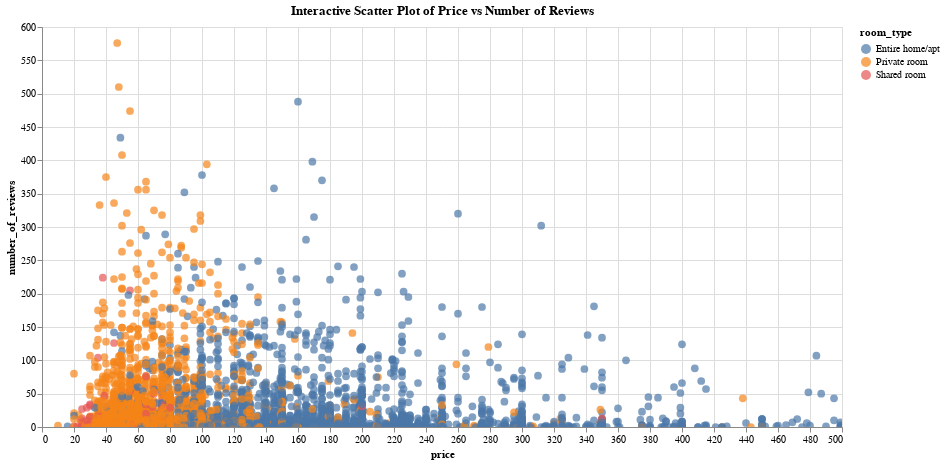

Notebook code for this chart:
### Code cell
# Import Altair
import altair as alt

# Sample 5000 rows from the dataset
sampled_df = df[df['price'] < 500].sample(n=5000, random_state=42)

# Interactive Altair plot with sampled data
chart = alt.Chart(sampled_df).mark_circle(size=60).encode(
    x='price',
    y='number_of_reviews',
    color='room_type',
    tooltip=['name', 'host_name', 'neighbourhood', 'price', 'number_of_reviews']
).interactive().properties(
    width=800,
    height=400,
    title='Interactive Scatter Plot of Price vs Number of Reviews'
)

# Display the chart
chart

### Figure 1 — Vega-Lite specification as saved in the notebook (floating-point values rounded to 4 significant figures; data arrays with more than 128 entries replaced by an {"elided": "..."} marker saying what was removed)
{"config": {"view": {"continuousWidth": 300, "continuousHeight": 300}}, "data": {"name": "data-5c1600ca4fad5a4402c4deb9e1a396ca"}, "mark": {"type": "circle", "size": 60}, "encoding": {"color": {"field": "room_type", "type": "nominal"}, "tooltip": [{"field": "name", "type": "nominal"}, {"field": "host_name", "type": "nominal"}, {"field": "neighbourhood", "type": "nominal"}, {"field": "price", "type": "quantitative"}, {"field": "number_of_reviews", "type": "quantitative"}], "x": {"field": "price", "type": "quantitative"}, "y": {"field": "number_of_reviews", "type": "quantitative"}}, "height": 400, "params": [{"name": "param_1", "select": {"type": "interval", "encodings": ["x", "y"]}, "bind": "scales"}], "title": "Interactive Scatter Plot of Price vs Number of Reviews", "width": 800, "$schema": "https://vega.github.io/schema/vega-lite/v5.20.1.json", "datasets": {"data-5c1600ca4fad5a4402c4deb9e1a396ca": {"elided": "5000 records"}}}
